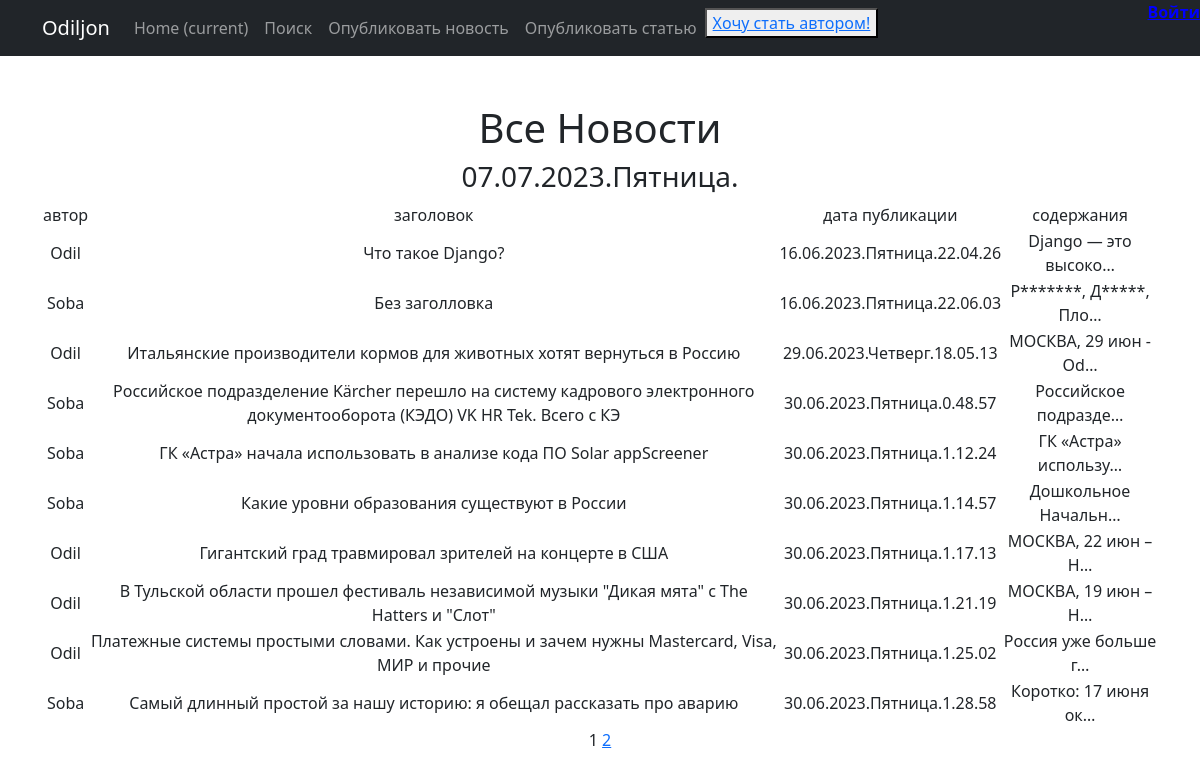
The page / on the database its author committed.
### news/models.py (models this page shows, shortened)
class Post(models.Model):
    ART = 'AR'
    NEWS = 'NW'
    TYPES = [(ART, 'Статья'), (NEWS, 'Новость')]
    author = models.ForeignKey(Author, on_delete=models.CASCADE, verbose_name='Автор')
    post_type = models.CharField(max_length=10, choices=TYPES, verbose_name='Тип поста')
    created_at = models.DateTimeField(auto_now_add=True, verbose_name='Дата публикации')
    post_category = models.ManyToManyField(Category)
    post_title = models.CharField(max_length=120, verbose_name='Заголовок')
    post_text = models.TextField(verbose_name='Содержание')
    post_rating = models.IntegerField(default=0, verbose_name='Рейтинг поста')

class Author(models.Model):
    user = models.OneToOneField(User, on_delete=models.CASCADE)  # ID пользователя, который является автором
    author_rating = models.IntegerField(default=0)

### news/views.py (the view)
# urls.py: path('', PostsList.as_view(), name='post_list'),
class PostsList(ListView):
    model = Post
    ordering = 'created_at'
    template_name = 'news/posts.html'
    context_object_name = 'posts'
    paginate_by = 10
    def get_queryset(self):
        queryset = super().get_queryset()
        self.filterset = PostFilter(self.request.GET, queryset)
        return self.filterset.qs
    def get_context_data(self, **kwargs):
        context = super().get_context_data(**kwargs)
        context['time_now'] = datetime.utcnow()
        context['news'] = Post.objects.all()
        context['is_not_author'] = not self.request.user.groups.filter(name='author').exists()
        return context

### news/templatetags/censor.py (called while the page is built)
@register.filter(name='censor')
def censor(value):
    for word in cens:
        value = value.replace(word, word[0] + '*' * len(word))
    return value

### news/templatetags/custom_tags.py (called while the page is built)
@register.simple_tag(takes_context=True)
def url_replace(context, **kwargs):
    d = context['request'].GET.copy()
    for k, v in kwargs.items():
        d[k] = v
    return d.urlencode()

### templates/news/posts.html (shortened to what this page needs)
{% extends 'flatpages/default.html' %}
{% load censor %}
{% load custom_tags %}
{% block content %}
   <h1>Все Новости</h1>
    <h3>{{ time_now|date:'d.m.Y.l.' }}</h3>
   {% if news %}
       <table>
           <tr>
               <td>автор</td>
               <td>заголовок</td>
               <td>дата публикации</td>
               <td>содержания</td>
           </tr>
           {% for post in posts %}
           <tr>
               <td>{{ post.author.user }}</td>
               <td>{{ post.post_title }}</td>
               <td>{{ post.created_at|date:'d.m.Y.l.G.i.s' }}</td>
               <td>{{ post.post_text|truncatechars:20|censor }}</td>
           </tr>
           {% endfor %}
       </table>
   {% else %}
       <h2>No news published!</h2>
   {% endif %}
   {{ page_obj.number }}
   {% if page_obj.has_next %}
       <a href="?{% url_replace page=page_obj.next_page_number %}">{{ page_obj.next_page_number }}</a>
   {% endif %}
{% endblock content %}

### rows shown on the page
Post: author.user "Odil", post_title "Что такое Django?", created_at "16.06.2023.Пятница.22.04.26", post_text|censor "Django — это высоко…"
Post: author.user "Soba", post_title "Без заголловка", created_at "16.06.2023.Пятница.22.06.03", post_text|censor "Р*******, Д*****, Пло…"
Post: author.user "Odil", post_title "Итальянские производители кормов для животных хотят вернуться в Россию", created_at "29.06.2023.Четверг.18.05.13", post_text|censor "МОСКВА, 29 июн - Od…"
Post: author.user "Soba", post_title "Российское подразделение Kärcher перешло на систему кадрового электронного документооборота (КЭДО) VK HR Tek. Всего с КЭ", created_at "30.06.2023.Пятница.0.48.57", post_text|censor "Российское подразде…"
Post: author.user "Soba", post_title "ГК «Астра» начала использовать в анализе кода ПО Solar appScreener", created_at "30.06.2023.Пятница.1.12.24", post_text|censor "ГК «Астра» использу…"
Post: author.user "Soba", post_title "Какие уровни образования существуют в России", created_at "30.06.2023.Пятница.1.14.57", post_text|censor "Дошкольное Начальн…"
Post: author.user "Odil", post_title "Гигантский град травмировал зрителей на концерте в США", created_at "30.06.2023.Пятница.1.17.13", post_text|censor "МОСКВА, 22 июн – Н…"
Post: author.user "Odil", post_title "В Тульской области прошел фестиваль независимой музыки \"Дикая мята\" с The Hatters и \"Слот\"", created_at "30.06.2023.Пятница.1.21.19", post_text|censor "МОСКВА, 19 июн – Н…"
Post: author.user "Odil", post_title "Платежные системы простыми словами. Как устроены и зачем нужны Mastercard, Visa, МИР и прочие", created_at "30.06.2023.Пятница.1.25.02", post_text|censor "Россия уже больше г…"
Post: author.user "Soba", post_title "Самый длинный простой за нашу историю: я обещал рассказать про аварию", created_at "30.06.2023.Пятница.1.28.58", post_text|censor "Коротко: 17 июня ок…"

### other values the page prints
{{ time_now|date:'d.m.Y.l.' }} "07.07.2023.Пятница."
{{ page_obj.number }} "1"
{{ page_obj.next_page_number }} "2"
